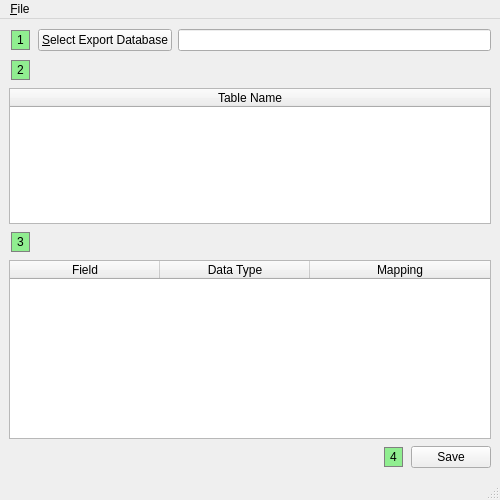
<?xml version="1.0" encoding="UTF-8"?>
<ui version="4.0">
 <class>pandemonium_export</class>
 <widget class="QMainWindow" name="pandemonium_export">
  <property name="geometry">
   <rect>
    <x>0</x>
    <y>0</y>
    <width>500</width>
    <height>500</height>
   </rect>
  </property>
  <property name="windowTitle">
   <string>pandemonium: Export Definition</string>
  </property>
  <widget class="QWidget" name="centralwidget">
   <layout class="QVBoxLayout" name="verticalLayout">
    <item>
     <layout class="QHBoxLayout" name="horizontalLayout">
      <item>
       <widget class="QLabel" name="label">
        <property name="styleSheet">
         <string notr="true">QLabel {
 border: 1px solid gray;
 background-color: lightgreen;
 margin: 2px;
 padding: 2px;
 }</string>
        </property>
        <property name="text">
         <string>1</string>
        </property>
       </widget>
      </item>
      <item>
       <widget class="QPushButton" name="select">
        <property name="text">
         <string>&amp;Select Export Database</string>
        </property>
       </widget>
      </item>
      <item>
       <widget class="QLineEdit" name="export_database_path">
        <property name="readOnly">
         <bool>true</bool>
        </property>
       </widget>
      </item>
     </layout>
    </item>
    <item>
     <widget class="QLabel" name="label_2">
      <property name="sizePolicy">
       <sizepolicy hsizetype="Fixed" vsizetype="Preferred">
        <horstretch>0</horstretch>
        <verstretch>0</verstretch>
       </sizepolicy>
      </property>
      <property name="styleSheet">
       <string notr="true">QLabel {
 border: 1px solid gray;
 background-color: lightgreen;
 margin: 2px;
 padding: 2px;
 }</string>
      </property>
      <property name="text">
       <string>2</string>
      </property>
     </widget>
    </item>
    <item>
     <widget class="QTableWidget" name="tables_table">
      <property name="maximumSize">
       <size>
        <width>16777215</width>
        <height>150</height>
       </size>
      </property>
      <property name="alternatingRowColors">
       <bool>true</bool>
      </property>
      <property name="selectionMode">
       <enum>QAbstractItemView::SingleSelection</enum>
      </property>
      <property name="selectionBehavior">
       <enum>QAbstractItemView::SelectRows</enum>
      </property>
      <property name="horizontalScrollMode">
       <enum>QAbstractItemView::ScrollPerPixel</enum>
      </property>
      <attribute name="horizontalHeaderStretchLastSection">
       <bool>true</bool>
      </attribute>
      <column>
       <property name="text">
        <string>Table Name</string>
       </property>
      </column>
     </widget>
    </item>
    <item>
     <widget class="QLabel" name="label_4">
      <property name="sizePolicy">
       <sizepolicy hsizetype="Fixed" vsizetype="Preferred">
        <horstretch>0</horstretch>
        <verstretch>0</verstretch>
       </sizepolicy>
      </property>
      <property name="styleSheet">
       <string notr="true">QLabel {
 border: 1px solid gray;
 background-color: lightgreen;
 margin: 2px;
 padding: 2px;
 }</string>
      </property>
      <property name="text">
       <string>3</string>
      </property>
     </widget>
    </item>
    <item>
     <widget class="QTableWidget" name="fields_table">
      <property name="alternatingRowColors">
       <bool>true</bool>
      </property>
      <property name="selectionMode">
       <enum>QAbstractItemView::NoSelection</enum>
      </property>
      <property name="selectionBehavior">
       <enum>QAbstractItemView::SelectRows</enum>
      </property>
      <property name="horizontalScrollMode">
       <enum>QAbstractItemView::ScrollPerPixel</enum>
      </property>
      <attribute name="horizontalHeaderDefaultSectionSize">
       <number>150</number>
      </attribute>
      <attribute name="horizontalHeaderMinimumSectionSize">
       <number>150</number>
      </attribute>
      <attribute name="horizontalHeaderStretchLastSection">
       <bool>true</bool>
      </attribute>
      <column>
       <property name="text">
        <string>Field</string>
       </property>
      </column>
      <column>
       <property name="text">
        <string>Data Type</string>
       </property>
      </column>
      <column>
       <property name="text">
        <string>Mapping</string>
       </property>
      </column>
     </widget>
    </item>
    <item>
     <layout class="QHBoxLayout" name="horizontalLayout_2">
      <item>
       <spacer name="horizontalSpacer">
        <property name="orientation">
         <enum>Qt::Horizontal</enum>
        </property>
        <property name="sizeHint" stdset="0">
         <size>
          <width>40</width>
          <height>20</height>
         </size>
        </property>
       </spacer>
      </item>
      <item>
       <widget class="QLabel" name="label_3">
        <property name="styleSheet">
         <string notr="true">QLabel {
 border: 1px solid gray;
 background-color: lightgreen;
 margin: 2px;
 padding: 2px;
 }</string>
        </property>
        <property name="text">
         <string>4</string>
        </property>
       </widget>
      </item>
      <item>
       <widget class="QPushButton" name="save">
        <property name="text">
         <string>Save</string>
        </property>
       </widget>
      </item>
     </layout>
    </item>
   </layout>
  </widget>
  <widget class="QMenuBar" name="menubar">
   <property name="geometry">
    <rect>
     <x>0</x>
     <y>0</y>
     <width>500</width>
     <height>27</height>
    </rect>
   </property>
   <widget class="QMenu" name="menu_File">
    <property name="title">
     <string>&amp;File</string>
    </property>
    <addaction name="action_Close"/>
   </widget>
   <addaction name="menu_File"/>
  </widget>
  <widget class="QStatusBar" name="statusbar"/>
  <action name="action_Close">
   <property name="text">
    <string>&amp;Close</string>
   </property>
   <property name="shortcut">
    <string>Esc</string>
   </property>
  </action>
 </widget>
 <tabstops>
  <tabstop>select</tabstop>
  <tabstop>export_database_path</tabstop>
  <tabstop>tables_table</tabstop>
  <tabstop>fields_table</tabstop>
  <tabstop>save</tabstop>
 </tabstops>
 <resources/>
 <connections/>
</ui>
